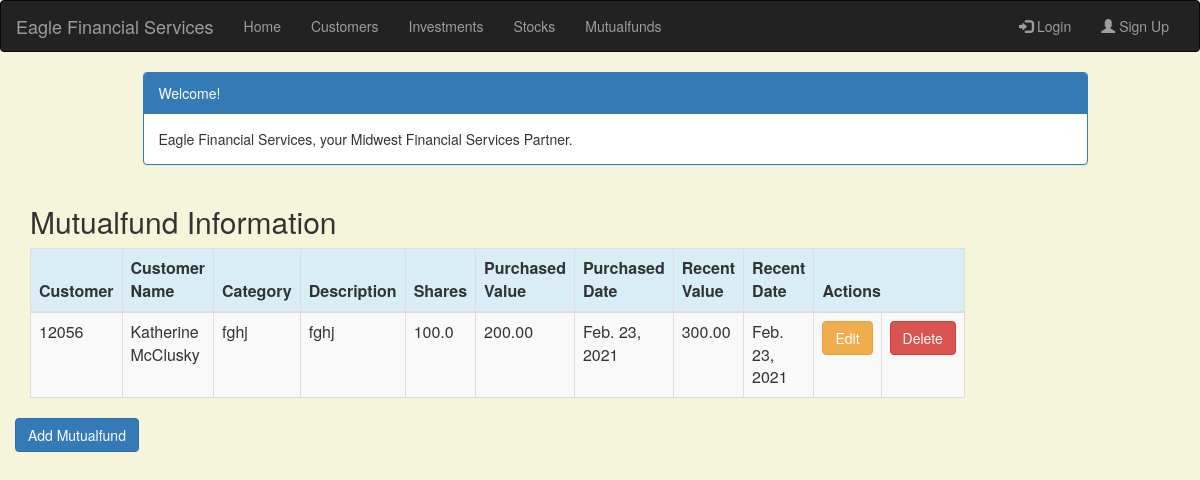
The app's page /mutualfund/, older data.
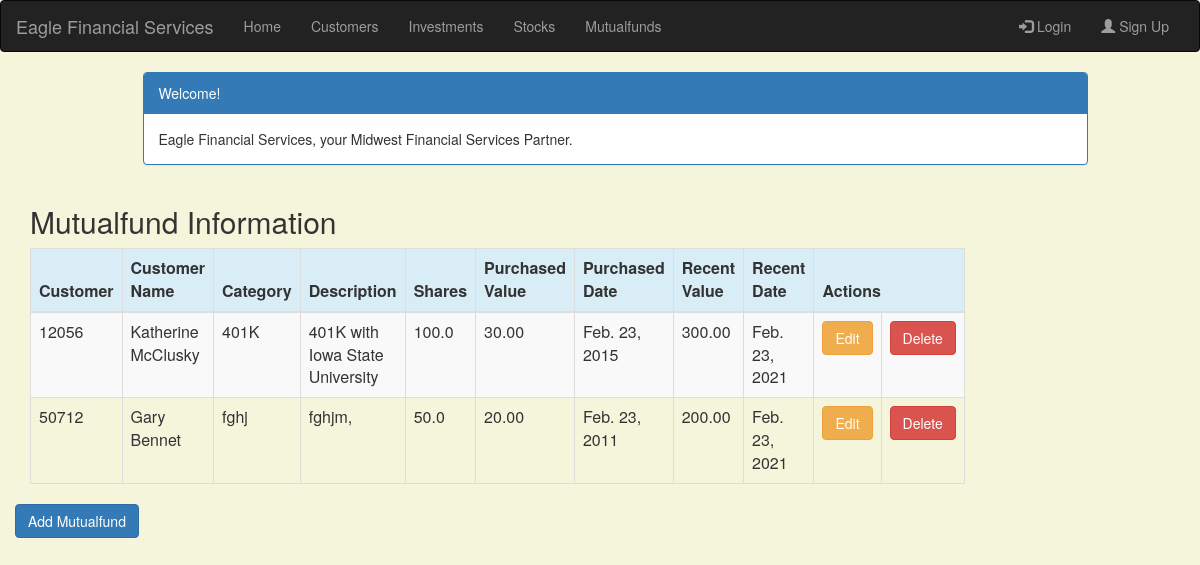
The same page, newer data.
### portfolio/models.py (models this page shows, shortened)
class Mutualfund(models.Model):
    customer = models.ForeignKey(Customer, related_name='mutualfunds', on_delete=models.CASCADE)
    category = models.CharField(max_length=50)
    description = models.CharField(max_length=200)
    shares = models.DecimalField(max_digits=10, decimal_places=1)
    purchased_value = models.DecimalField(max_digits=10, decimal_places=2)
    purchased_date = models.DateField(default=timezone.now)
    recent_value = models.DecimalField(max_digits=10, decimal_places=2)
    recent_date = models.DateField(default=timezone.now, blank=True, null=True)

class Customer(models.Model):
    name = models.CharField(max_length=50)
    address = models.CharField(max_length=200)
    cust_number = models.IntegerField(blank=False, null=False)
    city = models.CharField(max_length=50)
    state = models.CharField(max_length=50)
    zipcode = models.CharField(max_length=10)
    email = models.EmailField(max_length=200)
    cell_phone = models.CharField(max_length=50)
    created_date = models.DateTimeField(
        default=timezone.now)
    updated_date = models.DateTimeField(auto_now_add=True)
    def __str__(self):
        return str(self.cust_number)

### portfolio/views.py (the view)
# urls.py: url(r'^mutualfund/$', views.mutualfund_list, name='mutualfund_list'),
def mutualfund_list(request):
    mutualfunds = Mutualfund.objects.filter( purchased_date__lte=timezone.now())
    return render(request, 'portfolio/mutualfund_list.html' , {'mutualfunds': mutualfunds})

### portfolio/templates/portfolio/mutualfund_list.html (shortened to what this page needs)
{% extends 'portfolio/base.html' %}
{% block content %}
    <html>
    <head>
        <link rel="stylesheet" href="https://maxcdn.bootstrapcdn.com/bootstrap/3.3.4/css/bootstrap.min.css">
    </head>
    <body>
    <div class="container">
        <div class="row">
            <div class="col-md-10 col-md-offset-1">
                <div class="panel panel-primary">
                    <div class="panel-heading">Welcome!</div>
                    <div class="panel-body">
                        Eagle Financial Services, your Midwest Financial Services Partner.
                    </div>
                </div>
            </div>
        </div>
    </div>
    <div class="row">
        <h2 style="padding-left: 15Px">Mutualfund Information</h2>
    </div>
    <div>
        <table class="table table-striped table-bordered table-hover">
            <thead>
            <tr class="bg-info">
                <th>Customer</th>
                <th>Customer Name</th>
                <th>Category</th>
                <th>Description</th>
                <th>Shares</th>
                <th>Purchased Value</th>
                <th>Purchased Date</th>
                <th>Recent Value</th>
                <th>Recent Date</th>
                <th colspan="3">Actions</th>
            </tr>
            </thead>
            <tbody>
            {% for mutualfund in mutualfunds %}
                <tr>
                    <td>{{ mutualfund.customer }}</td>
                    <td>{{ mutualfund.customer.name}}</td>
                    <td>{{ mutualfund.category }}</td>
                    <td>{{ mutualfund.description }}</td>
                    <td>{{ mutualfund.shares }}</td>
                    <td>{{ mutualfund.purchased_value }}</td>
                    <td>{{ mutualfund.purchased_date }}</td>
                    <td>{{ mutualfund.recent_value }}</td>
                    <td>{{ mutualfund.recent_date }}</td>
                    <td><a href="{% url 'portfolio:mutualfund_edit' pk=mutualfund.pk %}"
                           class="btn btn-warning">Edit</a></td>
                    <td><a href="{% url 'portfolio:mutualfund_delete' pk=mutualfund.pk %}"
                           onclick="return confirm('Are you sure you want to delete?')"
                           class="btn btn-danger">Delete</a>
                    </td>
                </tr>
            {% endfor %}
            </tbody>
        </table>
     <div class="row">
            <a href="{% url 'portfolio:mutualfund_new' %}" class="row"><span
                    class="btn btn-primary">Add Mutualfund</span></a>
        </div>
    </div>
    </body>
    </html>
{% endblock %}

Row changes from the older to the newer data that the page shows:
changed Mutualfund "Katherine McClusky": category "fghj" → "401K"; description "fghj" → "401K with Iowa State University"; purchased_value "200.00" → "30.00"; purchased_date "Feb. 23, 2021" → "Feb. 23, 2015"
added Mutualfund: customer "50712", customer.name "Gary Bennet", category "fghj", description "fghjm,", shares "50.0", purchased_value "20.00", purchased_date "Feb. 23, 2011", recent_value "200.00", recent_date "Feb. 23, 2021"
